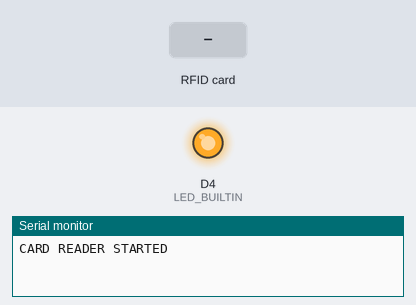
Bench run of a sketch on a simulated ESP8266 (Wemos D1 mini). On the bench: output pins drawn as LEDs (lit = HIGH, except the on-board LED, lit = LOW), the last lines printed to the serial monitor. The inputs (shaded band) are chosen by the test bench.

Above: at 1.2 s.
1.3 s: RFID card 5E 7A 19 C4 held to the reader
At 2.1 s:
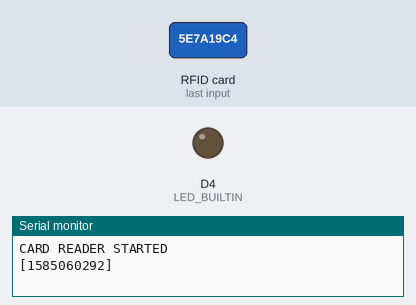
Timing chart, 0 to 4.3 s (numbered marks = the images above; inputs shaded):
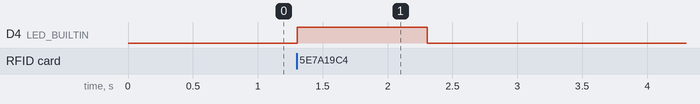

Measured:
- after the input at 1.3 s, D4 (LED_BUILTIN): LOW → HIGH at once, → LOW 1.0 s later

The sketch:

cardscan-rfid.ino
```cpp
#include <MFRC522.h>
#include <SPI.h>

/*
  PINOUT for EPS D1 Mini

  RST  - WHITE  - D1
  SDA  - ORANGE - D2
  SCK  - YELLOW - D5
  MOSI - GREEN  - D7
  MISO - BROWN  - D6
*/
#define SDA_PIN D2
#define RST_PIN D1

// Instance of the class
MFRC522 rfid(SDA_PIN, RST_PIN);
MFRC522::MIFARE_Key key;

void setup() {
  // Init Serial Port
  Serial.begin(9600);

  // Init SPI bus
  SPI.begin();

  // Init MFRC522
  rfid.PCD_Init();

  // Flash the LED
  pinMode(LED_BUILTIN, OUTPUT);
  digitalWrite(LED_BUILTIN, LOW);

  Serial.println("CARD READER STARTED");
}

void loop() {
  if(! rfid.PICC_IsNewCardPresent()) {
    delay(100);
    return;
  }

  rfid.PICC_ReadCardSerial();

  // Check the header
  MFRC522::PICC_Type piccType = rfid.PICC_GetType(rfid.uid.sak);
  if (piccType != MFRC522::PICC_TYPE_MIFARE_MINI && piccType != MFRC522::PICC_TYPE_MIFARE_1K && piccType != MFRC522::PICC_TYPE_MIFARE_4K) {
    // tag is a MIFARE Classic
    return;
  }

  // Read the cardID
  uint32_t cardID = rfid.uid.uidByte[0];
  cardID <<= 8; cardID |= rfid.uid.uidByte[1];
  cardID <<= 8; cardID |= rfid.uid.uidByte[2];
  cardID <<= 8; cardID |= rfid.uid.uidByte[3];

  // Write the Card ID on Serial Console
  Serial.println("[" + String(cardID) + "]");

  // Flash LED
  digitalWrite(LED_BUILTIN, HIGH);
  delay(1000);
  digitalWrite(LED_BUILTIN, LOW);

  // Halt PICC
  rfid.PICC_HaltA();

  // Stop encryption on PCD
  rfid.PCD_StopCrypto1();
}
```
